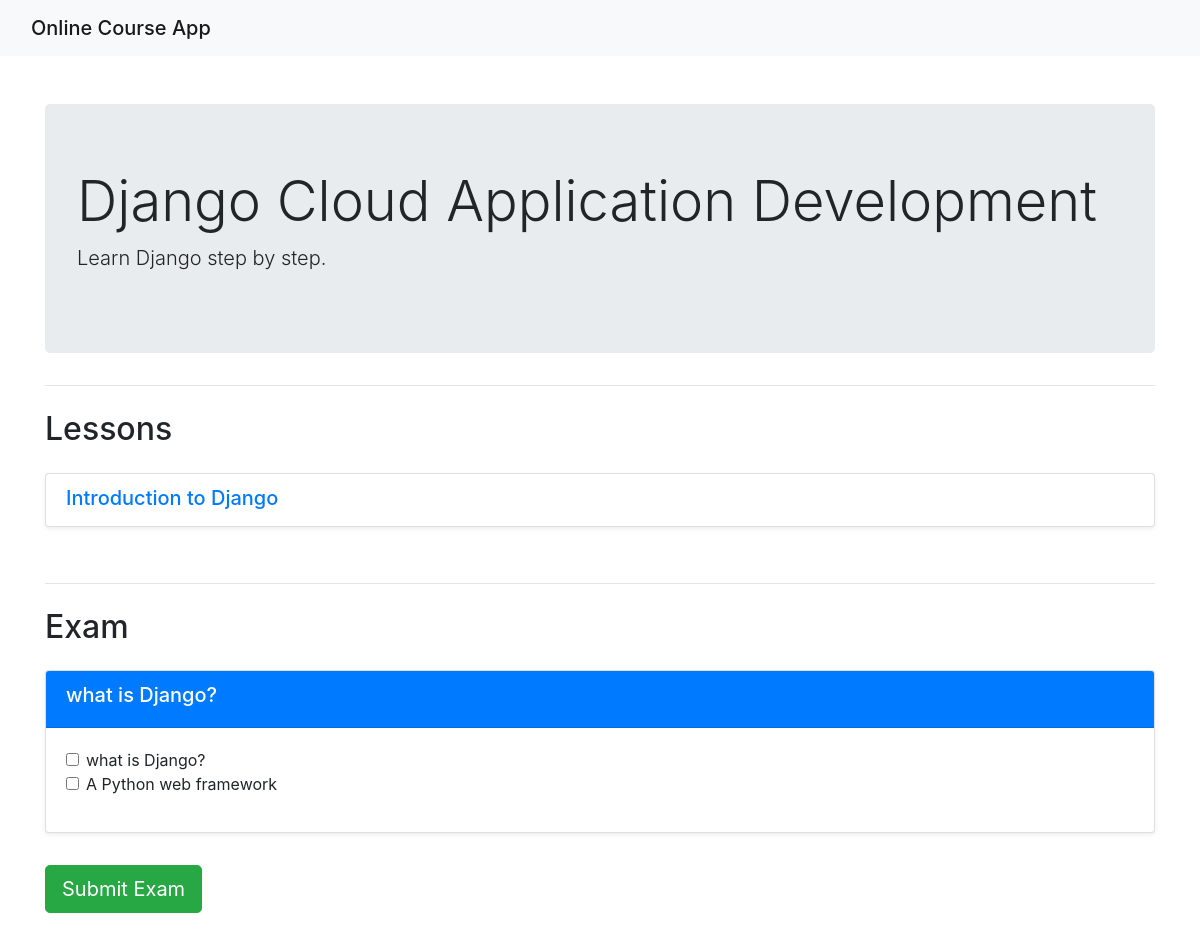
Page /onlinecourse/1/ on the committed database.
### onlinecourse/models.py (models this page shows, shortened)
class Course(models.Model):
    name = models.CharField(max_length=30, null=False, default='online course')
    description = models.CharField(max_length=1000)

class Lesson(models.Model):
    title = models.CharField(max_length=200, default="lesson")
    course = models.ForeignKey(Course, on_delete=models.CASCADE)

class Question(models.Model):
    lesson = models.ForeignKey(Lesson, on_delete=models.CASCADE)
    question_text = models.CharField(max_length=200)
    grade = models.IntegerField(default=5)

class Choice(models.Model):
    question = models.ForeignKey(Question, on_delete=models.CASCADE)
    choice_text = models.CharField(max_length=200)
    is_correct = models.BooleanField(default=False)

### onlinecourse/views.py (the view)
# urls.py: path('<int:course_id>/', views.course_details, name='course_details'),
def course_details(request, course_id):
    course = get_object_or_404(Course, pk=course_id)
    return render(request, 'onlinecourse/course_details_bootstrap.html', {'course': course})

### onlinecourse/templates/onlinecourse/course_details_bootstrap.html (shortened to what this page needs)
<!DOCTYPE html>
<html lang="en">
<head>
    <link rel="stylesheet" href="https://stackpath.bootstrapcdn.com/bootstrap/4.3.1/css/bootstrap.min.css">
</head>
<body>
    <nav class="navbar navbar-light bg-light">
        <div class="container-fluid">
            <span class="navbar-brand mb-0 h1">Online Course App</span>
        </div>
    </nav>
    <div class="container mt-5 mb-5">
        <div class="jumbotron">
            <h1 class="display-4">{{ course.name }}</h1>
            <p class="lead">{{ course.description }}</p>
        </div>
        <hr class="my-4">
        <h2 class="mb-4">Lessons</h2>
        <div class="list-group mb-5">
            {% for lesson in course.lesson_set.all %}
                <div class="list-group-item list-group-item-action flex-column align-items-start mb-2 shadow-sm">
                    <h5 class="mb-1 text-primary">{{ lesson.title }}</h5>
                </div>
            {% empty %}
                <p class="text-muted">No lessons available.</p>
            {% endfor %}
        </div>
        <hr class="my-4">
        <h2 class="mb-4">Exam</h2>
        <form action="{% url 'onlinecourse:submit' course.id %}" method="post">
            {% for question in course.question_set.all %}
                <div class="card mb-3 shadow-sm">
                    <div class="card-header bg-primary text-white">
                        <h5>{{ question.question_text }}</h5>
                    </div>
                    <div class="card-body">
                        <div class="form-group">
                            {% for choice in question.choice_set.all %}
                                <div class="form-check">
                                    <input class="form-check-input" type="checkbox" name="choice" id="choice_{{ choice.id }}" value="{{ choice.id }}">
                                    <label class="form-check-label" for="choice_{{ choice.id }}">
                                        {{ choice.choice_text }}
                                    </label>
                                </div>
                            {% endfor %}
                        </div>
                    </div>
                </div>
            {% empty %}
                {% for lesson in course.lesson_set.all %}
                    {% for question in lesson.question_set.all %}
                        <div class="card mb-3 shadow-sm">
                            <div class="card-header bg-primary text-white">
                                <h5>{{ question.question_text }}</h5>
                            </div>
                            <div class="card-body">
                                <div class="form-group">
                                    {% for choice in question.choice_set.all %}
                                        <div class="form-check">
                                            <input class="form-check-input" type="checkbox" name="choice" id="choice_{{ choice.id }}" value="{{ choice.id }}">
                                            <label class="form-check-label" for="choice_{{ choice.id }}">
                                                {{ choice.choice_text }}
                                            </label>
                                        </div>
                                    {% endfor %}
                                </div>
                            </div>
                        </div>
                    {% endfor %}
                {% endfor %}
            {% endfor %}
            <button type="submit" class="btn btn-success btn-lg mt-3">Submit Exam</button>
        </form>
    </div>
</body>
</html>

### rows in the picture
Course: name "Django Cloud Application Development", description "Learn Django step by step."
Lesson: title "Introduction to Django"
Question: question_text "what is Django?"
Choice: choice_text "what is Django?"
Choice: choice_text "A Python web framework"
